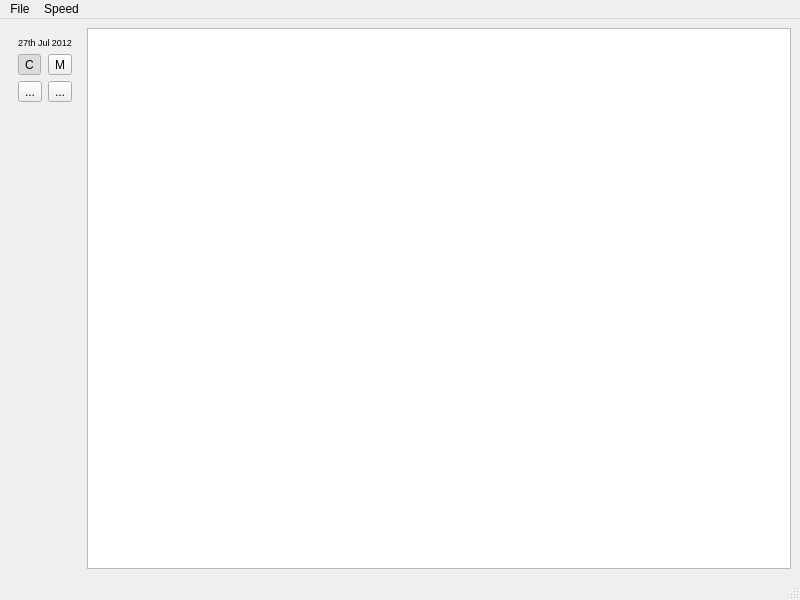
<?xml version="1.0" encoding="UTF-8"?>
<ui version="4.0">
 <class>MainWin</class>
 <widget class="QMainWindow" name="MainWin">
  <property name="geometry">
   <rect>
    <x>0</x>
    <y>0</y>
    <width>800</width>
    <height>600</height>
   </rect>
  </property>
  <property name="mouseTracking">
   <bool>true</bool>
  </property>
  <property name="windowTitle">
   <string>MainWindow</string>
  </property>
  <widget class="QWidget" name="centralwidget">
   <layout class="QHBoxLayout" name="horizontalLayout">
    <item>
     <widget class="QWidget" name="widget" native="true">
      <layout class="QGridLayout" name="gridLayout">
       <item row="1" column="0">
        <widget class="QToolButton" name="cursorBtn">
         <property name="text">
          <string>C</string>
         </property>
         <property name="iconSize">
          <size>
           <width>32</width>
           <height>32</height>
          </size>
         </property>
         <property name="checkable">
          <bool>true</bool>
         </property>
         <property name="checked">
          <bool>true</bool>
         </property>
         <property name="autoExclusive">
          <bool>true</bool>
         </property>
        </widget>
       </item>
       <item row="3" column="0">
        <spacer name="verticalSpacer">
         <property name="orientation">
          <enum>Qt::Vertical</enum>
         </property>
         <property name="sizeHint" stdset="0">
          <size>
           <width>20</width>
           <height>465</height>
          </size>
         </property>
        </spacer>
       </item>
       <item row="0" column="0" colspan="2">
        <widget class="QLabel" name="dateLabel">
         <property name="font">
          <font>
           <pointsize>7</pointsize>
          </font>
         </property>
         <property name="text">
          <string>27th Jul 2012</string>
         </property>
        </widget>
       </item>
       <item row="1" column="1">
        <widget class="QToolButton" name="magnifierBtn">
         <property name="text">
          <string>M</string>
         </property>
         <property name="iconSize">
          <size>
           <width>32</width>
           <height>32</height>
          </size>
         </property>
         <property name="checkable">
          <bool>true</bool>
         </property>
         <property name="autoExclusive">
          <bool>true</bool>
         </property>
        </widget>
       </item>
       <item row="2" column="0">
        <widget class="QToolButton" name="roadBtn">
         <property name="text">
          <string>...</string>
         </property>
         <property name="icon">
          <iconset>
           <normaloff>./data/icons/roadbtn.png</normaloff>./data/icons/roadbtn.png</iconset>
         </property>
         <property name="iconSize">
          <size>
           <width>32</width>
           <height>32</height>
          </size>
         </property>
         <property name="checkable">
          <bool>true</bool>
         </property>
         <property name="autoExclusive">
          <bool>true</bool>
         </property>
        </widget>
       </item>
       <item row="2" column="1">
        <widget class="QToolButton" name="dirtRoadBtn">
         <property name="text">
          <string>...</string>
         </property>
         <property name="icon">
          <iconset>
           <normaloff>./data/icons/dirtroadbtn.png</normaloff>./data/icons/dirtroadbtn.png</iconset>
         </property>
         <property name="iconSize">
          <size>
           <width>32</width>
           <height>32</height>
          </size>
         </property>
         <property name="checkable">
          <bool>true</bool>
         </property>
         <property name="autoExclusive">
          <bool>true</bool>
         </property>
        </widget>
       </item>
      </layout>
     </widget>
    </item>
    <item>
     <widget class="HFGameView" name="gameView">
      <property name="verticalScrollBarPolicy">
       <enum>Qt::ScrollBarAlwaysOff</enum>
      </property>
      <property name="horizontalScrollBarPolicy">
       <enum>Qt::ScrollBarAlwaysOff</enum>
      </property>
     </widget>
    </item>
   </layout>
  </widget>
  <widget class="QMenuBar" name="menubar">
   <property name="geometry">
    <rect>
     <x>0</x>
     <y>0</y>
     <width>800</width>
     <height>26</height>
    </rect>
   </property>
   <widget class="QMenu" name="menuFile">
    <property name="title">
     <string>File</string>
    </property>
    <addaction name="actionLoad"/>
    <addaction name="actionSave"/>
    <addaction name="actionExit"/>
   </widget>
   <widget class="QMenu" name="menuSpeed">
    <property name="title">
     <string>Speed</string>
    </property>
    <addaction name="actionUltra"/>
    <addaction name="actionFast"/>
    <addaction name="actionNormal"/>
    <addaction name="actionSlow"/>
    <addaction name="actionPause"/>
   </widget>
   <addaction name="menuFile"/>
   <addaction name="menuSpeed"/>
  </widget>
  <widget class="QStatusBar" name="statusbar"/>
  <action name="actionExit">
   <property name="text">
    <string>Exit</string>
   </property>
  </action>
  <action name="actionLoad">
   <property name="text">
    <string>Load game</string>
   </property>
  </action>
  <action name="actionSave">
   <property name="text">
    <string>Save game</string>
   </property>
  </action>
  <action name="actionUltra">
   <property name="text">
    <string>Ultra</string>
   </property>
  </action>
  <action name="actionFast">
   <property name="text">
    <string>Fast</string>
   </property>
  </action>
  <action name="actionNormal">
   <property name="text">
    <string>Normal</string>
   </property>
  </action>
  <action name="actionSlow">
   <property name="text">
    <string>Slow</string>
   </property>
  </action>
  <action name="actionPause">
   <property name="text">
    <string>Pause</string>
   </property>
  </action>
 </widget>
 <customwidgets>
  <customwidget>
   <class>HFGameView</class>
   <extends>QGraphicsView</extends>
   <header>widget/gameview.h</header>
  </customwidget>
 </customwidgets>
 <resources/>
 <connections/>
</ui>
